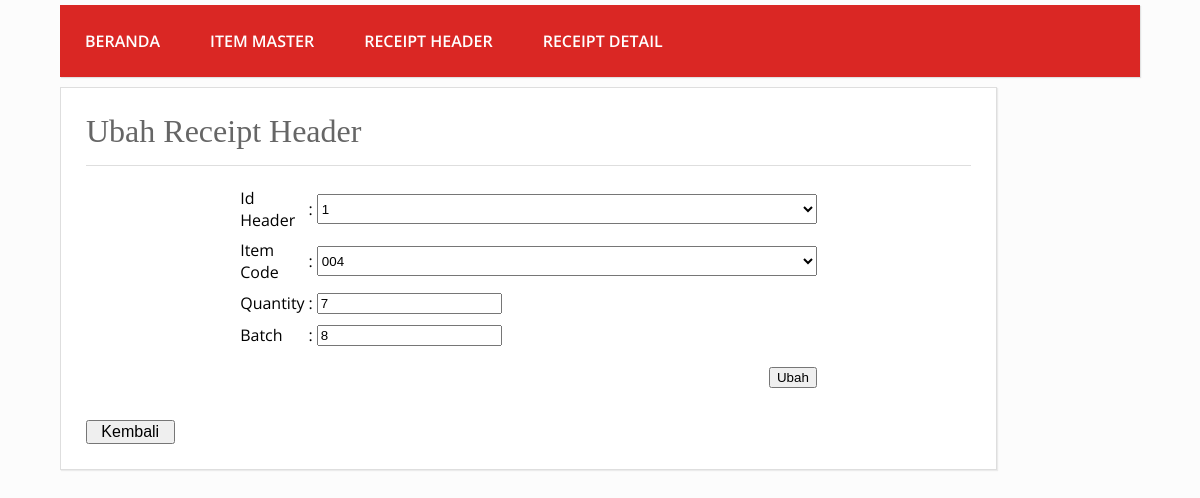
The page /receipt_detail/edit.php?id_detail=011 on the database its author committed.
### tables this page shows
CREATE TABLE IF NOT EXISTS `tbl_receipt_detail` (
  `id_detail` varchar(50) NOT NULL,
  `id_header` varchar(50) NOT NULL,
  `item_code` varchar(50) NOT NULL,
  `quantity` varchar(50) NOT NULL,
  `batch` varchar(50) NOT NULL,
  PRIMARY KEY (`id_detail`)
);

### receipt_detail/edit.php (the view, shortened to what this page needs)
<?php
if(isset($_GET['id_detail'])){
    $id_detail = $_GET['id_detail'];
    $sql = "SELECT * FROM `tbl_receipt_detail` WHERE `id_detail`='$id_detail'";
    $query = mysql_query($sql);
    if(mysql_num_rows($query) > 0){
        while ($row = mysql_fetch_array($query)) {
          $id_header = $row['id_header'];
          $item_code = $row['item_code'];
          $quantity = $row['quantity'];
          $batch = $row['batch'];
        }
    }else{
        echo "Not Found";
        die();
    }
}else{
    die();
}
?>
<body>
  <div class="wrap">
    <nav class="menu">
      <ul>
        <li><a href="../index.php">Beranda</a></li>
        <li><a href="../item_master/item_master.php">Item Master</a></li>
        <li><a href="../receipt_header/receipt_header.php">Receipt Header</a></li>
        <li><a href="receipt_detail.php">Receipt Detail</a></li>
      </ul>
    </nav>
<html>
<head>
  <link rel="stylesheet" type="text/css" href="../css/custom.css">
</head>
    <div class="blog">
      <div class="conteudo">
        <h1>Ubah Receipt Header</h1>
        <hr>
        <p>
            <form id="form1" name="form1" method="post" action="edit.php?id_detail=<?php echo $_GET['id_detail']; ?>">
            <table width="500" border="0" align="center">
              <tr>
                <td width="20%" height="50">Id Header</td>
                <td width="10%" >:</td>
                <td width="50%">
                  <select name="id_header" id="id_header" onchange="changeValue(this.value)" style="width: 500px;height: 30px;">
                      <option value="<?= $id_header;?>"><?= $id_header;?></option>
                    </select>
                </td>
              </tr>
              <tr>
                <td width="20%" height="50">Item Code</td>
                <td width="10%" >:</td>
                <td width="50%">
                  <select name="item_code" id="item_code" onchange="changeValue(this.value)" style="width: 500px;height: 30px;">
                      <option value="<?= $item_code;?>"><?= $item_code;?></option>
                    </select>
                </td>
              </tr>
              <tr>
                <td height="30">Quantity</td>
                <td >:</td>
                <td ><input type="text" name="quantity" id="quantity" value="<?php echo $quantity;?>"/></td>
              </tr>
              <tr>
                <td height="30">Batch</td>
                <td >:</td>
                <td ><input type="text" name="batch" id="batch" value="<?php echo $batch;?>"/></td>
              </tr>
              <tr>
                <td colspan="3" height="50" align="right">
                  <input type="submit" name="button" id="button" value="Ubah" />
                </td>
                </tr>
            </table>
            </form>
        </p>
        <a href="receipt_detail.php" style="text-decoration: none;"><button style="width: 10%; font-size: 16px;">Kembali</button></a>
      </div>
    </div>
  </div>
</body>
</html>

### css/custom.css (style rules this page uses)
body { background: #fcfcfc; margin:0; font-family: 'Open Sans', sans-serif; }
hr { border:0; background:#dedede; height:1px; }
.wrap { width: 90%; margin:5px auto; }
nav.menu ul { overflow:hidden; color:#fcfcfc; list-style: none; float:left; padding:0; width: 100%; margin:0 0 0; background: #da2724; -webkit-box-shadow: 1px 1px 1px 0px rgba(204,204,204,0.55); -moz-box-shadow: 1px 1px 1px 0px rgba(204,204,204,0.55); box-shadow: 1px 1px 1px 0px rgba(204,204,204,0.55); }
nav.menu ul li { margin:0; float:left; }
nav.menu ul a { padding:25px; display:block; font-weight:600; font-size: 16px; color:#fff; text-transform: uppercase; transition: all 0.5s ease; text-decoration: none; }
.blog { float:left; }
.conteudo { width:885px; padding:25px; margin:10px auto; background: #fff; border:1px solid #dedede; -webkit-box-shadow: 1px 1px 1px 0px rgba(204,204,204,0.35); -moz-box-shadow: 1px 1px 1px 0px rgba(204,204,204,0.35); box-shadow: 1px 1px 1px 0px rgba(204,204,204,0.35); }
.conteudo h1 { padding:0; margin:0 0 15px; font-weight: normal; color: #666; font-family: Georgia; }

### rows shown on the page
tbl_receipt_detail: id_header "1", item_code "004", quantity "7", batch "8"
